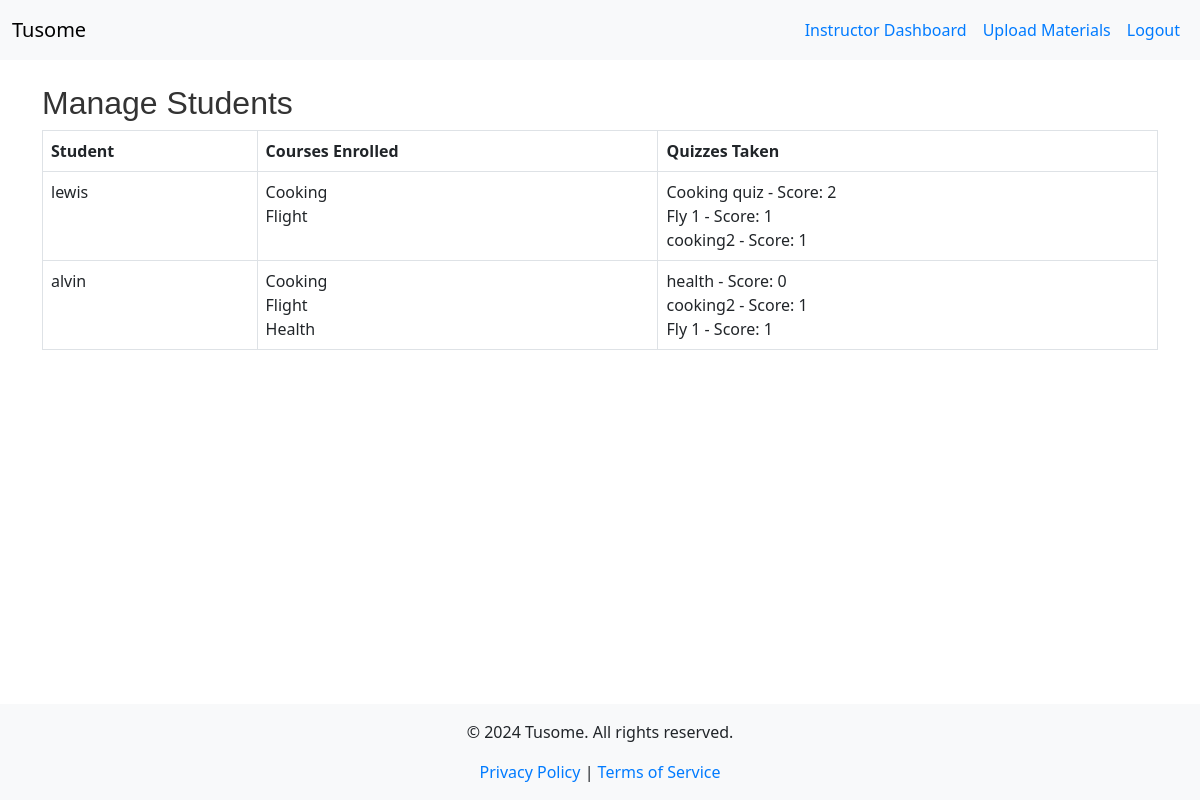
The app's page /instructor/manage_students (signed in) with its own data.
### models.py (models this page shows, shortened)
class User(UserMixin, db.Model):
    id = db.Column(db.Integer, primary_key=True)
    username = db.Column(db.String(150), unique=True, nullable=False)
    password = db.Column(db.String(150), nullable=False)
    role = db.Column(db.Enum(RoleEnum), nullable=False)  # Using Enum for roles
    instructor = db.relationship('Instructor', back_populates='user', uselist=False)
    student = db.relationship('Student', back_populates='user', uselist=False)

class Course(db.Model):
    id = db.Column(db.Integer, primary_key=True)
    title = db.Column(db.String(200), nullable=False)
    description = db.Column(db.Text, nullable=False)
    is_featured = db.Column(db.Boolean, default=False)
    instructor_id = db.Column(db.Integer, db.ForeignKey('instructor.id'), nullable=False)
    instructor = db.relationship('Instructor', back_populates='courses')
    lessons = db.relationship('Lesson', back_populates='course', lazy=True)
    quizzes = db.relationship('Quiz', back_populates='course', lazy=True)
    materials = db.relationship('CourseMaterial', back_populates='course', lazy=True)
    enrollments = db.relationship('Enrollment', back_populates='course', lazy=True)
    submissions = db.relationship('Submission', back_populates='course', lazy=True)

class Quiz(db.Model):
    id = db.Column(db.Integer, primary_key=True)
    course_id = db.Column(db.Integer, db.ForeignKey('course.id'), nullable=False)
    title = db.Column(db.String(200), nullable=False)
    status = db.Column(db.String(20), nullable=False)
    course = db.relationship('Course', back_populates='quizzes')
    questions = db.relationship('Question', back_populates='quiz', lazy=True)
    quiz_submissions = db.relationship('QuizSubmission', back_populates='quiz', lazy=True)

### app.py (the view)
@app.route('/instructor/manage_students')
@login_required
def manage_students():
    students = db.session.query(Student).all()
    student_courses_quizzes = []
    for student in students:
        courses = [enrollment.course.title for enrollment in student.enrollments]
        quiz_dict = {}
        for quiz_submission in student.quiz_submissions:
            quiz = quiz_submission.quiz
            if quiz.id not in quiz_dict:
                quiz_dict[quiz.id] = (quiz.title, quiz_submission.grade)
        student_courses_quizzes.append({
            'student': student,
            'courses': courses,
            'quizzes': list(quiz_dict.values())  # Convert dictionary back to list
        })
    return render_template('manage_students.html', student_courses_quizzes=student_courses_quizzes)

### app.py (called while the page is built)
@app.context_processor
def inject_current_year():
    return {'current_year': datetime.utcnow().year}

@login_manager.user_loader
def load_user(user_id):
    return User.query.get(int(user_id))

@app.context_processor
def inject_roleenum():
    return dict(RoleEnum=RoleEnum)

### templates/manage_students.html
{% extends "base.html" %}
{% block content %}
<h2>Manage Students</h2>
<table class="table table-bordered">
    <thead>
        <tr>
            <th>Student</th>
            <th>Courses Enrolled</th>
            <th>Quizzes Taken</th>
        </tr>
    </thead>
    <tbody>
        {% for entry in student_courses_quizzes %}
        <tr>
            <td>{{ entry.student.user.username }}</td>
            <td>
                {% if entry.courses %}
                    {% for course in entry.courses %}
                        {{ course }}<br>
                    {% endfor %}
                {% else %}
                    No courses enrolled
                {% endif %}
            </td>
            <td>
                {% if entry.quizzes %}
                    {% for quiz, score in entry.quizzes %}
                        {{ quiz }} - Score: {{ score }}<br>
                    {% endfor %}
                {% else %}
                    No quizzes taken
                {% endif %}
            </td>
        </tr>
        {% endfor %}
    </tbody>
</table>
{% endblock %}

### static/css/style.css (style rules this page uses)
h1, h2, h3 { color: #333; font-family: 'Arial', sans-serif; }
html, body { height: 100%; margin: 0; }
body { display: flex; flex-direction: column; }

### templates/base.html (style rules this page uses)
html, body { height: 100%; margin: 0; }
body { display: flex; flex-direction: column; }

### records on screen
User: student.user.username "lewis"
Course: title "Cooking"
Course: title "Flight"
Quiz: title "Cooking quiz", score "2"
Quiz: title "Fly 1", score "1"
Quiz: title "cooking2", course "1"
User: student.user.username "alvin"
Course: title "Health"
Quiz: title "health", score "0"
